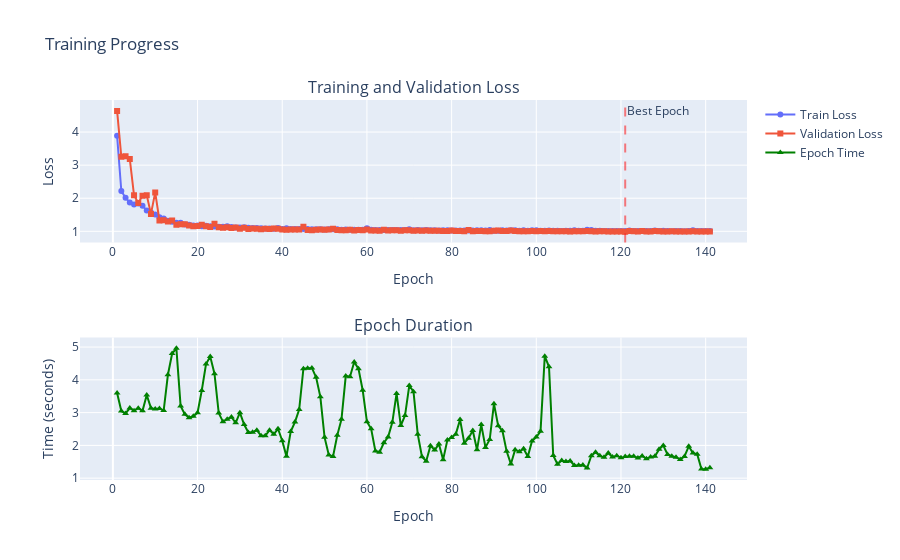

This figure's notebook cell:
### Code cell
experiment = runner.run("base")

plot_training_curves(experiment.history)

### Figure 1 — Plotly figure (JSON) as saved in the notebook; plotly's stock layout.template omitted (floating-point values rounded to 4 significant figures; data arrays with more than 128 entries replaced by an {"elided": "..."} marker saying what was removed)
{"data": [{"marker": {"size": 6}, "mode": "lines+markers", "name": "Train Loss", "type": "scatter", "x": {"elided": "141 int values"}, "xaxis": "x", "y": {"elided": "141 float values"}, "yaxis": "y"}, {"marker": {"size": 6, "symbol": "square"}, "mode": "lines+markers", "name": "Validation Loss", "type": "scatter", "x": {"elided": "141 int values"}, "xaxis": "x", "y": {"elided": "141 float values"}, "yaxis": "y"}, {"marker": {"color": "green", "size": 6, "symbol": "triangle-up"}, "mode": "lines+markers", "name": "Epoch Time", "type": "scatter", "x": {"elided": "141 int values"}, "xaxis": "x2", "y": {"elided": "141 float values"}, "yaxis": "y2"}], "layout": {"annotations": [{"font": {"size": 16}, "showarrow": false, "text": "Training and Validation Loss", "x": 0.5, "xanchor": "center", "xref": "paper", "y": 1, "yanchor": "bottom", "yref": "paper"}, {"font": {"size": 16}, "showarrow": false, "text": "Epoch Duration", "x": 0.5, "xanchor": "center", "xref": "paper", "y": 0.375, "yanchor": "bottom", "yref": "paper"}, {"showarrow": false, "text": "Best Epoch", "x": 121, "xanchor": "left", "xref": "x", "y": 1, "yanchor": "top", "yref": "y domain"}], "shapes": [{"line": {"color": "red", "dash": "dash"}, "opacity": 0.5, "type": "line", "x0": 121, "x1": 121, "xref": "x", "y0": 0, "y1": 1, "yref": "y domain"}], "showlegend": true, "title": {"text": "Training Progress"}, "xaxis": {"anchor": "y", "domain": [0, 1], "title": {"text": "Epoch"}}, "xaxis2": {"anchor": "y2", "domain": [0, 1], "title": {"text": "Epoch"}}, "yaxis": {"anchor": "x", "domain": [0.625, 1], "title": {"text": "Loss"}}, "yaxis2": {"anchor": "x2", "domain": [0, 0.375], "title": {"text": "Time (seconds)"}}}}
